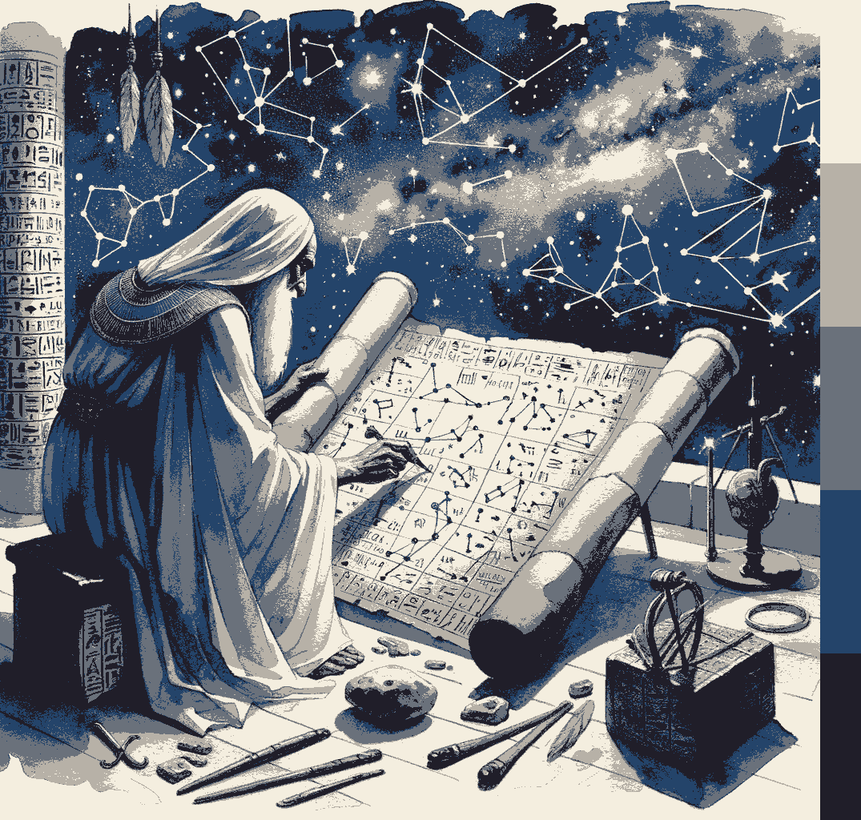
#> input picture compressed/compressed_DALLE_image.png, 861 x 820 px, shrunk from 1075 x 1024 before the run; its folder holds only this picture in this run
$ python scitkit_k_NN_image_compression.py
#> lines starting #> are read from the running program, lines starting #| are printed output that depends on the picture; after the words box and inside, x2 and y2 are one past the last pixel; in counts of white or black regions, pixels touching at a corner belong together
# Import packages
from sklearn.cluster import KMeans
from collections import Counter
import matplotlib.pyplot as plt
import numpy as np
import cv2 # pip3 install opencv-python-headless

# What are the files in this dir?
import os
# print the dir for all the files within the dir
for dirname, dirnames, filenames in os.walk('./'):
    # Remove '.git' and 'compressed' from the list of subdirs to avoid walking into it
    if '.git' in dirnames:
        dirnames.remove('.git')
    if 'compressed' in dirnames:
        dirnames.remove('compressed')
    for filename in filenames:
        print(os.path.join(dirname, filename))

# Input
image_path = str(input("Please enter the path/to/image: "))
#> the answer given: compressed/compressed_DALLE_image.png

# How many clusters? must be an integer
while True:
    try:
        k_clusters = int(input("Specify the number of dominant colors to use in compressed image: "))
        break  # If the conversion to int is successful, break out of the loop
    except ValueError:  # If the conversion fails, a ValueError is raised
        print("Invalid input. Please enter an integer.")
#> this loop made 1 pass; the answer given on pass 1: 3

# Dimensions of the image in pixels and number of colors
def image_dimensions(image):
    height = image.shape[0]
    width = image.shape[1]
    c = image.shape[2]
    print(f'Height = {height}\nWidth = {width}\nNumber of colors per pixel = {c}')
    return height, width, c

# Extract image name and extension
def image_name_ext(path_to_image):
    base_name = os.path.basename(path_to_image)
    name = os.path.splitext(base_name)[0]
    extension = os.path.splitext(base_name)[-1]
    return name, extension

# Save iamge name and extension
image_name, image_extension = image_name_ext(image_path)

# Load the image and reshape it to a 2D array of pixels
original_image = cv2.imread(image_path)
#> original_image is the input picture: shape (820, 861, 3); mean B, G, R 129.8, 122.6, 117.5

# Convert to RGB (BGR is default in openCV2)
image_RGB = cv2.cvtColor(original_image, cv2.COLOR_BGR2RGB)

# Image dimensions
h, w, c =image_dimensions(image_RGB)
#| Height = 820
#| Width = 861
#| Number of colors per pixel = 3
#> h = 820; w = 861; c = 3

# Flatten to 1D array
flatten_pixels = image_RGB.reshape((-1, 3))

# To cluster around the common colors, first get the frequency for unique pixels and get their frequency and weights
pixel_freq = Counter(map(tuple, flatten_pixels))
#> pixel_freq = 23845 items
unique_pixels = np.array(list(pixel_freq.keys()))
weights = np.array(list(pixel_freq.values()))

# Create a KMeans instance with k_clusters
k_Means = KMeans(n_clusters=k_clusters, init='k-means++', n_init=20, max_iter=200)

# Fit weighted k_means around the most common pixels
k_Means.fit(unique_pixels, sample_weight=weights)

# Fetch the centroids and labels
cluster_centers = k_Means.cluster_centers_
compressed_labels = k_Means.labels_

# Make sure centroids are 8-bit integer (0-255) and flatten
palette = np.uint8(cluster_centers).reshape(-1, 3)

# Sort ascending by the Red channel (index 0)
sorted_palette = palette[np.argsort(-palette[:, 0])]

# Reshape it back to the original dimensions
sorted_palette = sorted_palette.reshape(1, k_clusters, c)
#> sorted_palette = [[224, 218, 204], [110, 117, 126], [35, 48, 70]]

# Get the labels for the original flattened pixel array
original_labels = k_Means.predict(flatten_pixels)

# Map each original pixel to its corresponding centroid
compressed_pixels = cluster_centers[original_labels]

# Reshape to the original image shape
compressed_image = compressed_pixels.reshape(image_RGB.shape).astype(np.uint8)
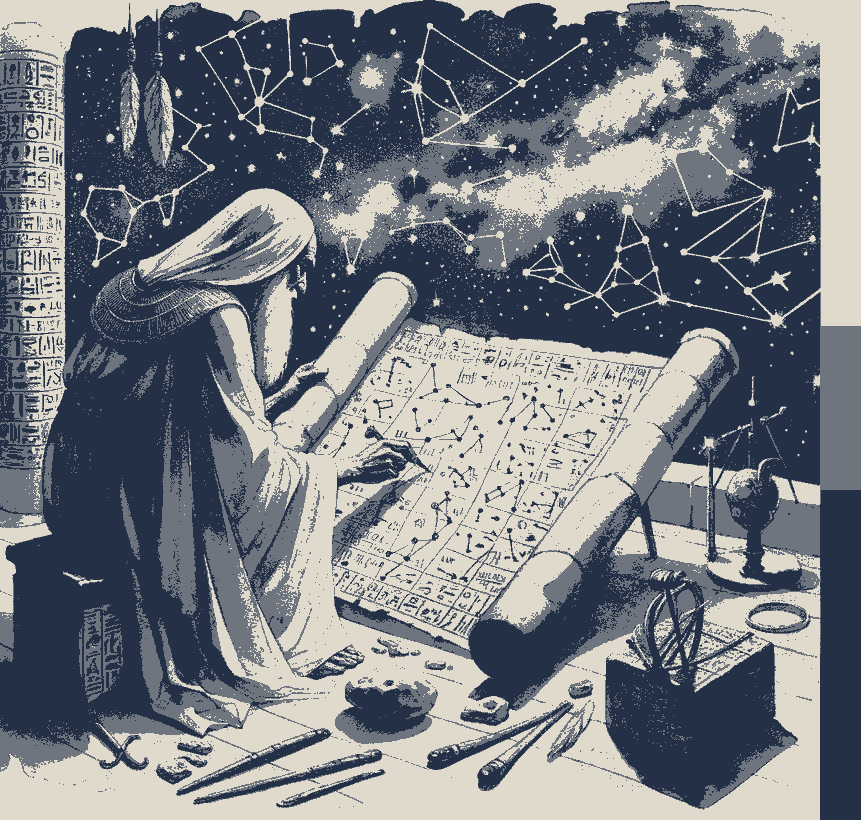
#> compressed_image: shape (820, 861, 3); mean R, G, B 117.3, 122.3, 129

# width and height of color bars are determined based on the resolution and number of clusters
color_bar_height = h // k_clusters
#> color_bar_height = 273
color_bar_width = w // 20 # 5% of the original image's width
#> color_bar_width = 43
dpi = 70
fig, axes = plt.subplots(1,2,figsize=(16,9))

# Create a color bar image
color_bar = np.zeros((h, color_bar_width, 3), dtype=np.uint8)

# Fill the color bar with the sorted_palette colors
for idx, color in enumerate(sorted_palette[0]):
    start_y = idx * color_bar_height
    end_y = (idx + 1) * color_bar_height
    color_bar[start_y:end_y, :] = color
#> this loop made 3 passes
#> (color, start_y, end_y) on passes 1 to 3: ([224, 218, 204], 0, 273), ([110, 117, 126], 273, 546), ([35, 48, 70], 546, 819)
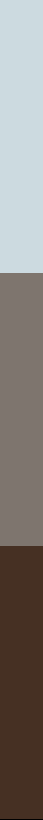
#> color_bar: shape (820, 43, 3); mean of channels 0, 1, 2 122.8, 127.5, 133.2; drawn as B, G, R

# Fill any remaining space with the last color
if end_y < h:
    color_bar[end_y:, :] = sorted_palette[0][-1]
#> color_bar: shape (820, 43, 3); 0.12% of pixels changed, all inside (x1, y1, x2, y2) = (0, 819, 43, 820)

# Concatenate the compressed image and the color bar
concatenated_image = np.hstack((compressed_image, color_bar))
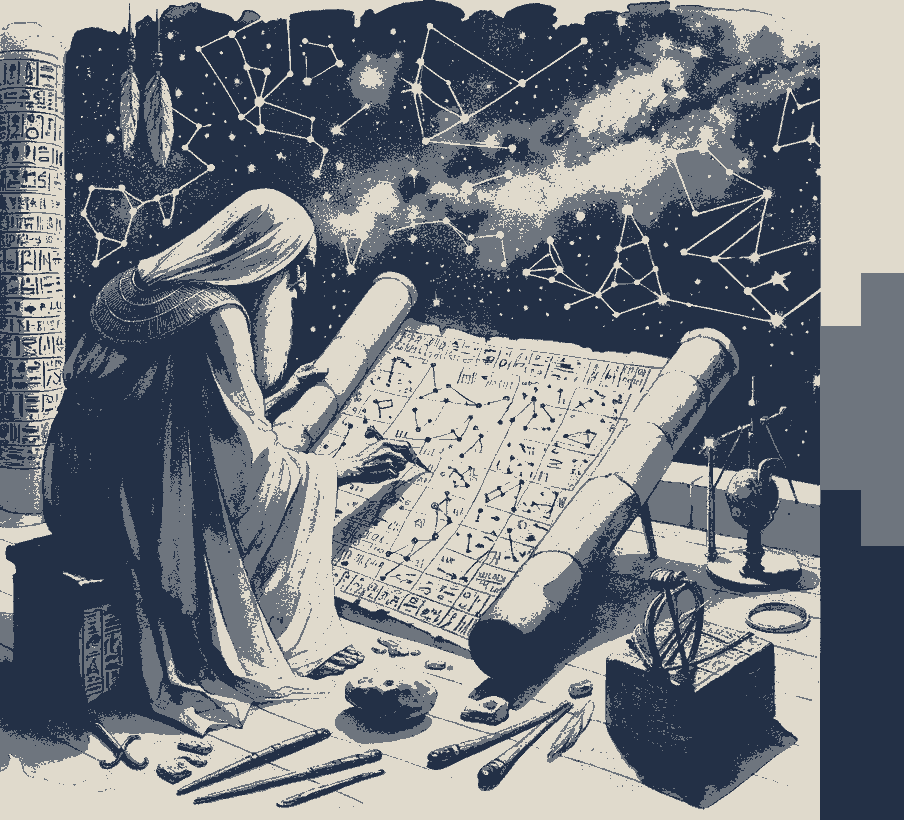
#> concatenated_image: shape (820, 904, 3); mean R, G, B 117.5, 122.6, 129.2

# Save the concatenated image
cv2.imwrite('./compressed/compressed_' + image_name + image_extension, cv2.cvtColor(concatenated_image, cv2.COLOR_RGB2BGR))

$ run again, on compressed/compressed_pexels_steve_johnson.jpg
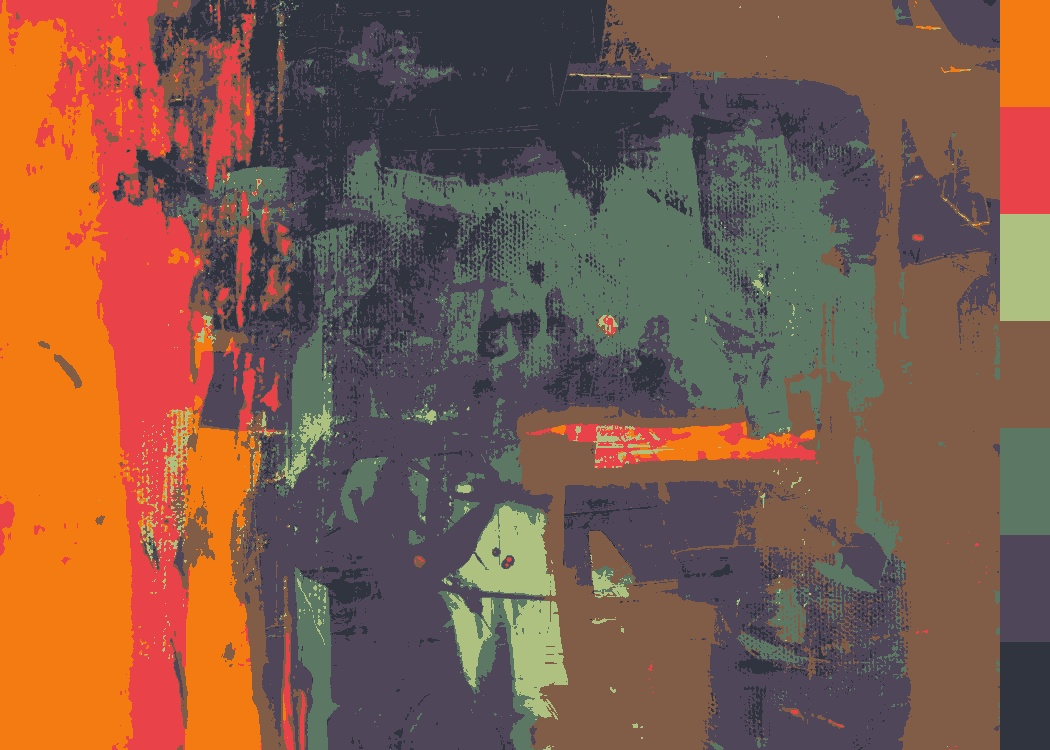
#> input picture compressed/compressed_pexels_steve_johnson.jpg, 1050 x 750 px
#> the loop `while True:` made 1 pass; the answer given on pass 1: 3
#> original_image is the input picture: shape (750, 1050, 3); mean B, G, R 73.5, 90.5, 126.8
#| Height = 750
#| Width = 1050
#| Number of colors per pixel = 3
#> `h, w, c =image_dimensions(image_RGB)`: h = 750; w = 1050; c = 3
#> pixel_freq = 34391 items
#> sorted_palette = [[237, 102, 40], [120, 108, 86], [69, 64, 79]]
#> `compressed_image = compressed_pixels.reshape(image_RGB.shape).astype(n..`:
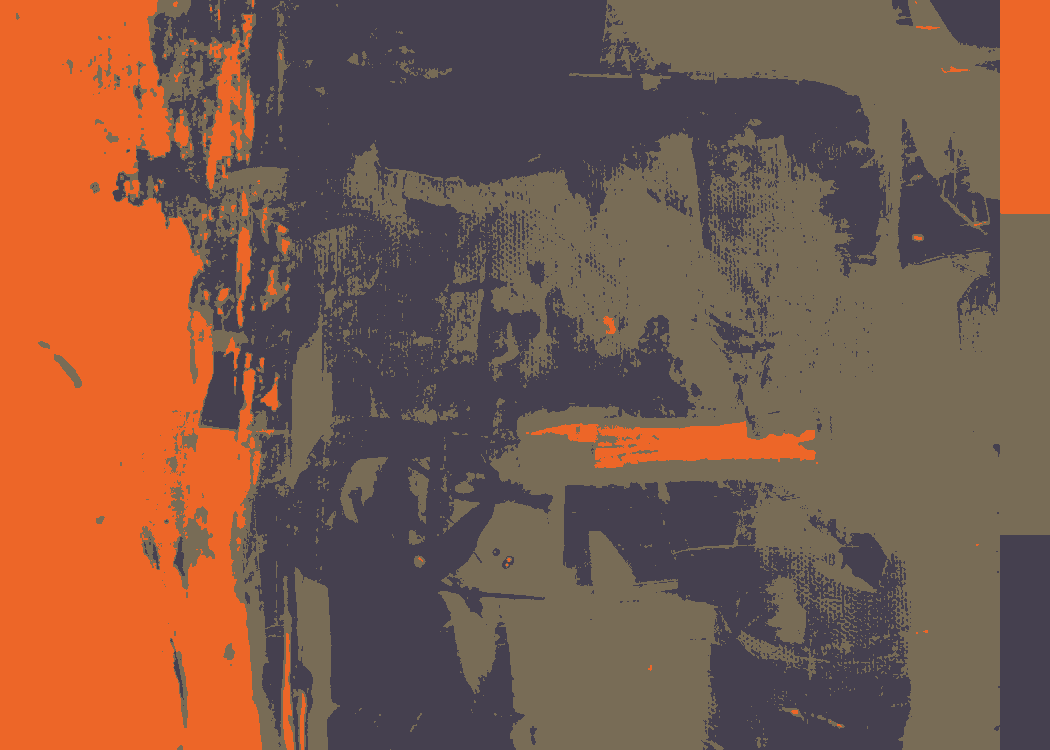
#> compressed_image: shape (750, 1050, 3); mean R, G, B 126.4, 89.9, 73.1
#> color_bar_height = 250
#> color_bar_width = 52
#> the loop `for idx, color in enumerate(sorted_palette[0]):` made 3 passes
#> (color, start_y, end_y) on passes 1 to 3: ([237, 102, 40], 0, 250), ([120, 108, 86], 250, 500), ([69, 64, 79], 500, 750)
#> `concatenated_image = np.hstack((compressed_image, color_bar))`:
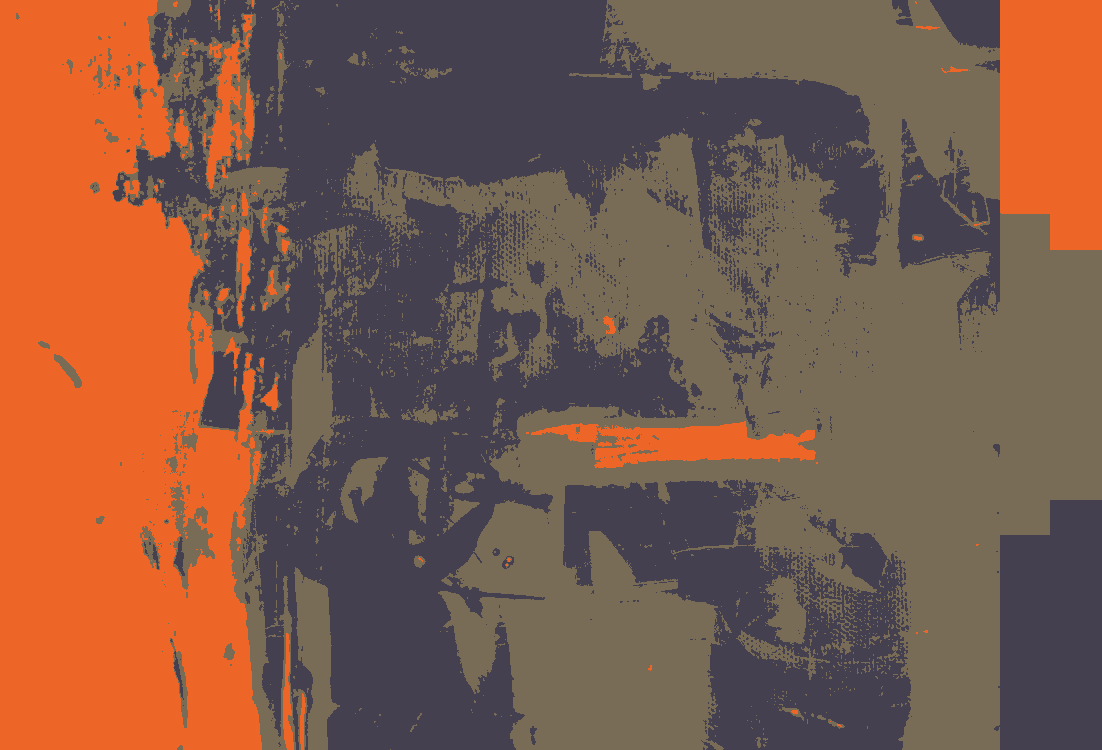
#> concatenated_image: shape (750, 1102, 3); mean R, G, B 127.2, 89.9, 72.9
